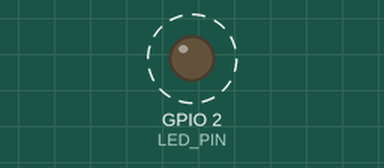
This program was run on a simulated ESP32. On the bench: output pins drawn as LEDs (lit = HIGH). Dashed ring = blinking.

Above: at 0.2 s.
Timing chart, 0 to 3.0 s (numbered marks = the images above):
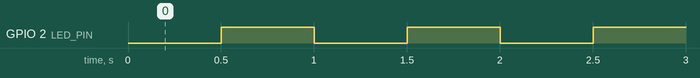

The program:

main.cpp
```cpp
// ESP32-blink
// Description: Programa que enciende y apaga led conectado al GPIO2
// con una frecuencia de 1Hz

// Include necessary libraries
#include <Arduino.h>

// Define constants and pin assignments
#define LED_PIN 2          // P2 (GPIO2)

// Global variables
int delay_ms = 500;

void setup() {
    // Initial setup
    // Port configure
    pinMode(LED_PIN, OUTPUT);
    digitalWrite(LED_PIN, LOW);
}

void loop() {
    delay(delay_ms);             // Delay 500ms
    digitalWrite(LED_PIN, HIGH); // Led ON
    delay(delay_ms);             // Delay 500ms
    digitalWrite(LED_PIN, LOW);  // Led OFF
}
```

Measured:
- by itself, GPIO 2 (LED_PIN): alternates HIGH for 0.50 s and LOW for 0.50 s
